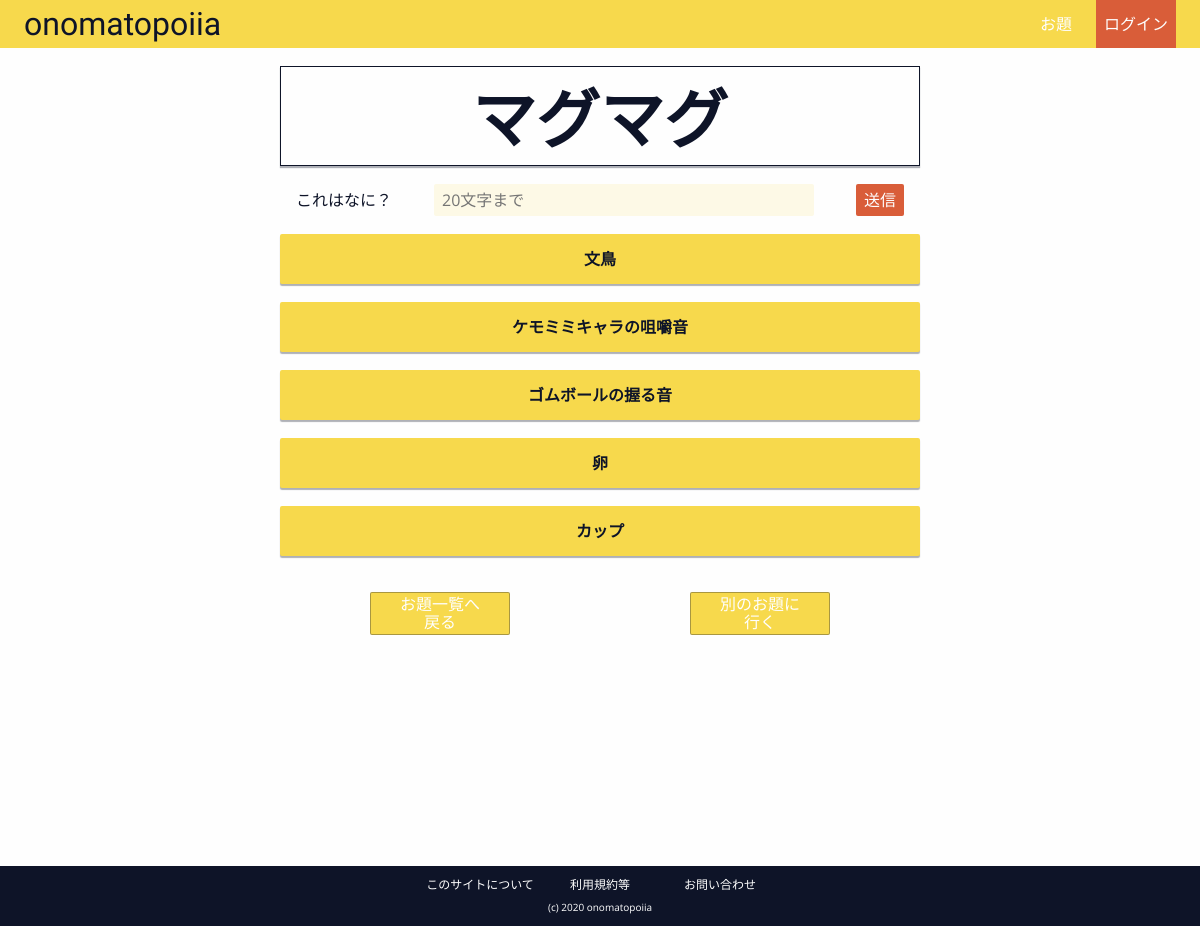
Screenshot of /onomato/odai/1/ with the database file from the repository.
### onomato/models.py (models this page shows, shortened)
class Odai(models.Model):
    odai_text = models.CharField(max_length=4)
    pub_date = models.DateTimeField('date published')

class Answer(models.Model):
    odai = models.ForeignKey(Odai, on_delete=models.CASCADE)
    answer_text = models.CharField(max_length=50, null=False)
    pub_date = models.DateTimeField('date published')

### onomato/views.py (the view)
# urls.py: path('odai/<int:odai_id>/', views.odai_detail, name='odai_detail'),
def odai_detail(request, odai_id):
    odai = Odai.objects.get(id=odai_id)
    if request.method == 'POST':
        form = AnswerForm(request.POST)
        print(form.is_valid())
        if form.is_valid():
            answer = form.save(commit=False)  # フォームの内容を保存
            answer.odai = odai
            answer.pub_date = timezone.now()
            answer.save()  # 再び保存
            return redirect(f'/onomato/odai/{odai_id}')
        else:
            form = AnswerForm()
            context = {'odai': odai, 'form': form}
            return render(request, 'onomato/odai_detail.html', context)
    else:
        context = {'odai': odai}
        return render(request, 'onomato/odai_detail.html', context)

### onomato/templates/onomato/odai_detail.html (shortened to what this page needs)
{% extends 'onomato/base.html' %} {% load static %} {% block link %}
<link rel="stylesheet" href="{% static 'onomato/css/odai_detail.css' %}" />
{% endblock %} {% block content %}
<div class="main__kaitou">
  <div class="main__kaitou__odai">
    <h2 class="main__kaitou__odai-text">{{ odai.odai_text }}</h2>
  </div>
  <form method="POST" class="main__kaitou__form">
    <label for="answer_text">これはなに？</label>
    <input
      type="text"
      name="answer_text"
      placeholder="20文字まで"
      maxlength="20"
      required
      autofocus
    />
    <input type="submit" value="送信" class="main__kaitou__form__submit" />
  </form>
  <div class="main__kaitou__kaitous">
    {% if odai.answer_set.all %} {% for q in odai.answer_set.all %}
    <div class="main__kaitou__kaitous__kaitou">
      <p>{{q.answer_text}}</p>
    </div>
    {% endfor %} {% else %}
    <div class="main__kaitou__no-kaitou-message">
      <p>まだ概念がありません。</p>
      <p>あなたが第一人者になろう！</p>
    </div>
    {% endif %}
  </div>
  <div class="main__kaitou__links">
    <a href="/onomato/odai/" class="main__kaitou__links__odai-link"
      >お題一覧へ<br />戻る</a
    >
    <a href="/onomato/odai/" class="main__kaitou__links__odai-link"
      >別のお題に<br />行く</a
    >
  </div>
</div>
{% endblock %}

### onomato/static/onomato/css/base.css (style rules this page uses)
* { font-family: "Open Sans", "M PLUS 1p", cursive; }
body { background-color: #fefefe; color: #0e1428; font-size: 16px; }

### onomato/static/onomato/css/odai_detail.css (style rules this page uses)
.main__kaitou__form { display: flex; justify-content: space-between; }
.main__kaitou__form label { line-height: 32px; margin-left: 16px; }
.main__kaitou__form input[type=text] { background-color: #fdf9e6; border-radius: 2px; padding: 4px 8px; height: 32px; width: 380px; }
.main__kaitou__form input[type=submit] { background-color: #d95d39; color: #fefefe; border-radius: 2px; height: 32px; margin-right: 16px; padding: 4px 8px; transition: background-color 0.2s; }
.main__kaitou__odai { border: 1px solid #0e1428; box-shadow: 0 2px 1px 0 #0e142855; display: grid; margin: 18px 0; place-items: center; height: 100px; }
.main__kaitou__odai-text { font-family: "Koharuiro"; font-size: 64px; font-weight: bold; margin: 18px 0; }
.main__kaitou__kaitous__kaitou { background-color: #f7d94c; border-radius: 2px; box-shadow: 0 2px 1px 0 #0e142855; display: grid; font-weight: 800; margin: 18px 0; place-items: center; height: 50px; }
.main__kaitou__links { display: flex; }
.main__kaitou__links__odai-link { background-color: #f7d94c; border: 1px solid #0e142855; border-radius: 2px; color: #fefefe; display: block; margin: 18px auto; padding: 2px 8px; text-align: center; transition: background-color 0.2s; width: 140px; }

### rows the page displays
Odai: odai_text "マグマグ"
Answer: answer_text "文鳥"
Answer: answer_text "ケモミミキャラの咀嚼音"
Answer: answer_text "ゴムボールの握る音"
Answer: answer_text "卵"
Answer: answer_text "カップ"
